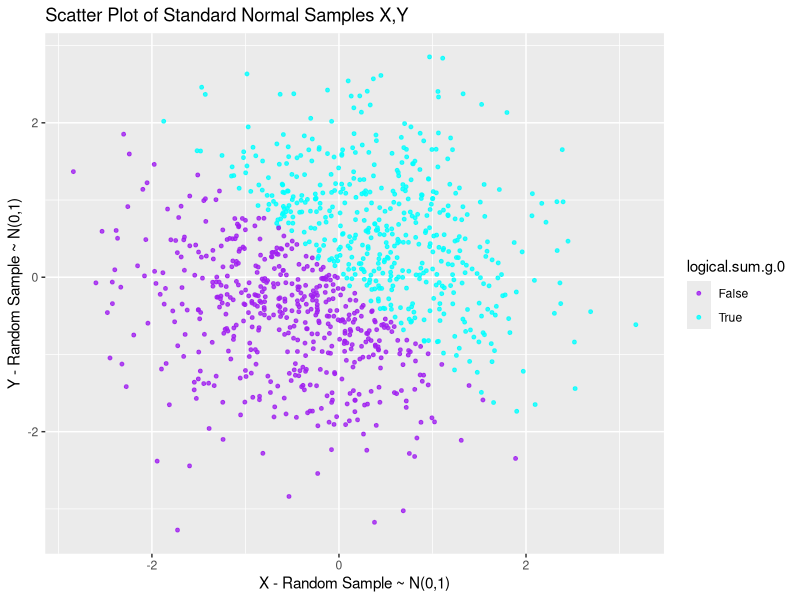
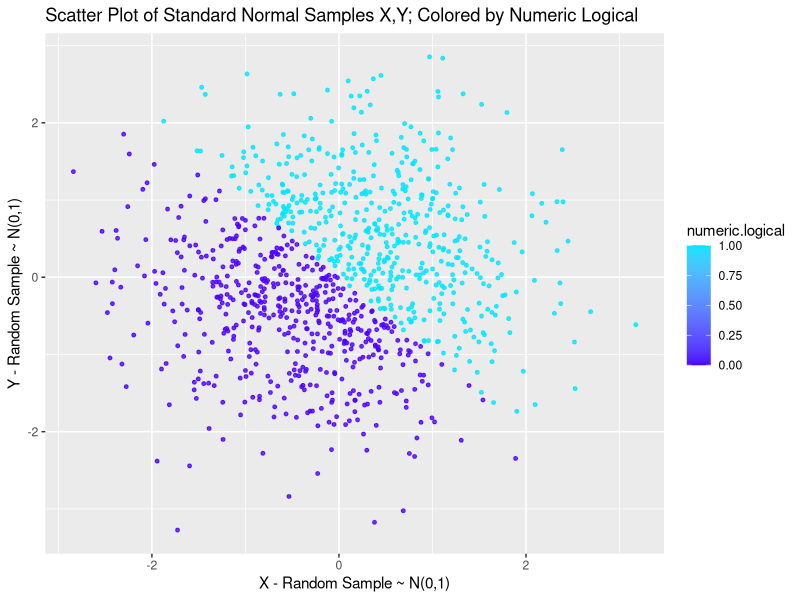
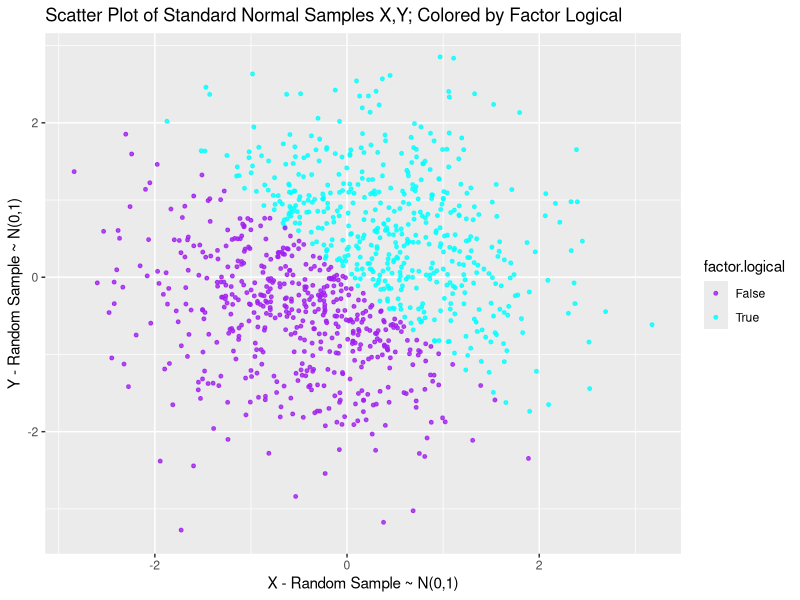
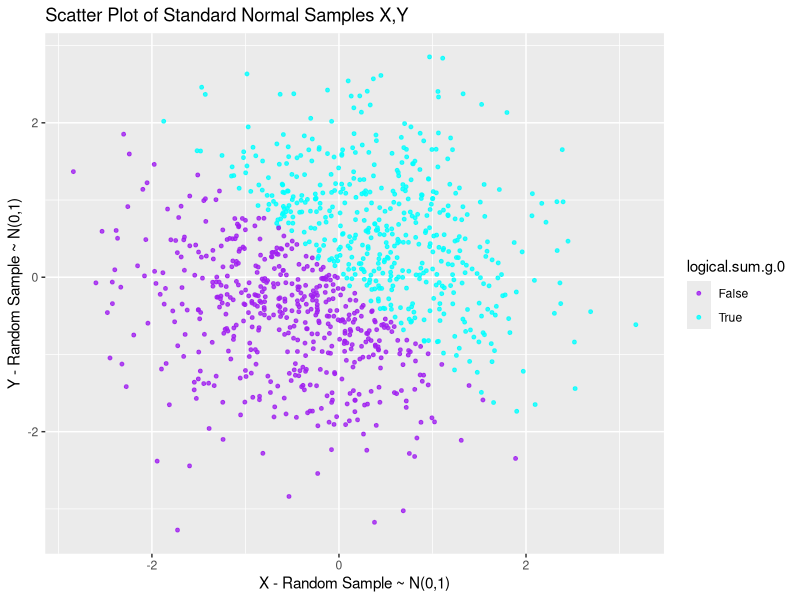

Here is the R script that generated these plots, in order:
## ---- chunk 1
#Load necessary packages
library(tidyverse)
## ---- chunk 2
#Defining number of rows/observations for our variable types data frame
n.row.types.df <- 10

#Set the seed for reproducibility in random sample
set.seed(24)

#Generate a character sample using strsplit on a generic sample, need unlist to coerce to vector
char.sentence <- "The quick brown fox jumped over the lazy dog"  
char.word.sample <- unlist(strsplit(char.sentence, "[ ]"))

#Creating our data frame with rUnif(0,5), logical, character random sample, and factor vars
variable.types.df <- tibble(
  unif.sample = runif(n.row.types.df, min = 0, max = 5),                  #Random sample 10 rUnif(0,5)
  logical.unif.g.2 = ifelse(unif.sample > 2, TRUE, FALSE),                #Logical, TRUE if rUnif > 2
  char.sample = sample(char.word.sample, n.row.types.df, replace = TRUE), #Random char sample
  factor.char.sample = as.factor(sample(1:5, n.row.types.df, replace = TRUE))   #Random factor sample, 5 levels
)
## ---- chunk 3
#Here we use the apply function to apply the mean function to each column var
mean.variable.types <- apply(variable.types.df, 2, mean)

#Apply gives all NA's because last 2 cols are non-numeric, so will go individually instead
mean.variable.types <- with(variable.types.df, c(mean(unif.sample),
                                               mean(logical.unif.g.2),
                                               mean(char.sample),
                                               mean(factor.char.sample)))
names(mean.variable.types) <- colnames(variable.types.df)
mean.variable.types
## ---- chunk 4
#Using the mutate function in dplyr, we will create a new df with coerced numerics
coerced.numeric.df <- variable.types.df %>%
  mutate(numeric.logical.g.2 = as.numeric(logical.unif.g.2),
         numeric.char.sample = as.numeric(char.sample),
         numeric.factor.sample = as.numeric(factor.char.sample))

#Check out the new variables
head(coerced.numeric.df[,5:7])
## ---- chunk 5
#Creating a new data frame with variables for the aforementioned data type coercions
coerced.factor.char.df <- variable.types.df %>%
  mutate(char.coerced.factor.numeric = char.sample %>% as.factor %>% as.numeric,
         factor.coerced.char.numeric = factor.char.sample %>% as.character %>% as.numeric)

#Check out the new variables
head(coerced.factor.char.df[,5:6])
## ---- chunk 6
#Definine number of observations/nrows for the data frame
n.row.stdnorm.df <- 1000

#Set the seed for reproducibility of random samples
set.seed(4)

#Creating our data frame with two std norm samples, logical for sum > 0, coerced numeric and factor
standard.normal.df <- tibble(
  x = rnorm(n.row.stdnorm.df, 0, 1),
  y = rnorm(n.row.stdnorm.df, 0, 1),
  logical.sum.g.0 = ifelse((x + y) > 0, TRUE, FALSE),
  numeric.logical = logical.sum.g.0 %>% as.numeric,
  factor.logical = logical.sum.g.0 %>% as.factor
)
## ---- chunk 7
#Here we are making a generic scatter plot of x, y from standard.norm.df using ggplot2
gg.scatter.x.y <- standard.normal.df %>%
  ggplot() +
  geom_point(aes(x, y, colour = logical.sum.g.0), alpha = 0.8, size = 1) +
    scale_colour_manual(values = c("purple", "cyan"),
                      labels = expression("False", "True")) +
  ylab("Y - Random Sample ~ N(0,1)") +
  xlab("X - Random Sample ~ N(0,1)") +
  ggtitle("Scatter Plot of Standard Normal Samples X,Y")

#Let's take a look at the plot
gg.scatter.x.y

#Let's also save the generic scatterplot for later using ggsave
ggsave(file = "standard_normal_scatter_x_y.jpg", plot = gg.scatter.x.y)

#Here we are making the same scatter of x, y; but are coloring observations by casting logical as numeric
gg.scatter.x.y.numeric <- standard.normal.df %>%
  ggplot() +
  geom_point(aes(x, y, color = numeric.logical), alpha = 0.8, size = 1) +
  scale_colour_gradientn(colours = topo.colors(2)) +
  ylab("Y - Random Sample ~ N(0,1)") +
  xlab("X - Random Sample ~ N(0,1)") +
  ggtitle("Scatter Plot of Standard Normal Samples X,Y; Colored by Numeric Logical")

#Let's take a look at the plot
gg.scatter.x.y.numeric

#Here we are doing the same as above, but coloring by casting logical as factor 
gg.scatter.x.y.factor <- standard.normal.df %>%
  ggplot() +
  geom_point(aes(x, y, color = factor.logical), alpha = 0.8, size = 1) +
  scale_colour_manual(values = c("purple", "cyan"),
                      labels = expression("False", "True")) +
  ylab("Y - Random Sample ~ N(0,1)") +
  xlab("X - Random Sample ~ N(0,1)") +
  ggtitle("Scatter Plot of Standard Normal Samples X,Y; Colored by Factor Logical")

#Let's take a look at the plot
gg.scatter.x.y.factor
